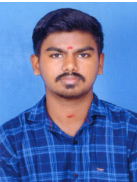
#> input picture ex1/photo.png, 137 x 182 px, found by its file name
$ python q6.py
#> lines starting #> are read from the running program, lines starting #| are printed output that depends on the picture
# -*- coding: utf-8 -*-
"""
Created on Wed Jul 10 11:49:21 2024

@author: Administrator
"""

import cv2
import matplotlib.pyplot as plt

img = cv2.imread("D:/photo.png", cv2.IMREAD_COLOR)
#> img is the input picture: shape (182, 137, 3); mean B, G, R 174.7, 116, 88.9

x, y, w, h = 50, 50, 200, 200

cropped_img = img[y:y+h, x:x+w]
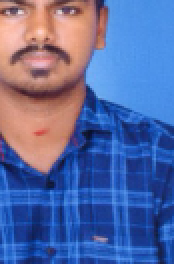
#> cropped_img: shape (132, 87, 3) (shown 2 times larger); mean B, G, R 161.5, 105.9, 89.1

new_size = (100, 100)

resized_img = cv2.resize(cropped_img, new_size)
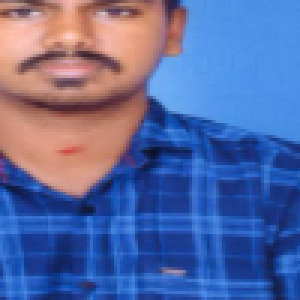
#> resized_img: shape (100, 100, 3) (shown 3 times larger); mean B, G, R 161.4, 105.7, 89

plt.figure(figsize=(15, 5))

plt.subplot(131)
plt.imshow(cv2.cvtColor(img, cv2.COLOR_BGR2RGB))
plt.title('Original Image')

plt.subplot(132)
plt.imshow(cv2.cvtColor(cropped_img, cv2.COLOR_BGR2RGB))
plt.title('Cropped Image')

plt.subplot(133)
plt.imshow(cv2.cvtColor(resized_img, cv2.COLOR_BGR2RGB))
plt.title('Resized Image')

plt.show()
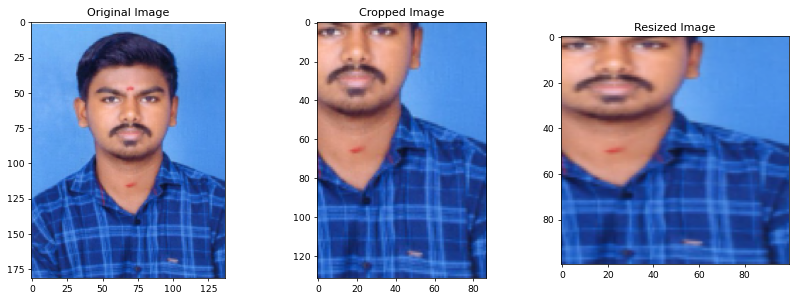
#> figure drawn by matplotlib, 3 panels
